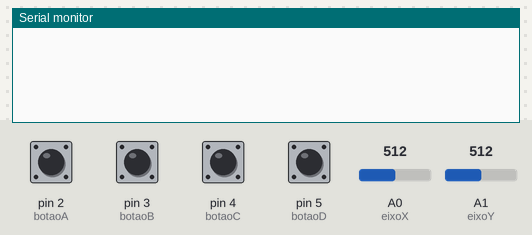
Bench run of a sketch on a simulated Arduino Uno, built with avr-gcc and run on an emulated ATmega328P. Parts: the last lines printed to the serial monitor. The inputs (shaded band) are chosen by the test bench; at power-on: pin 2 (botaoA), pin 3 (botaoB), pin 4 (botaoC), pin 5 (botaoD) HIGH, A0 (eixoX) = 512, A1 (eixoY) = 512. No radio packets arrive unless stated.

Above: at 1.2 s.
1.3 s: A0 (eixoX) set to 710
At 1.7 s:
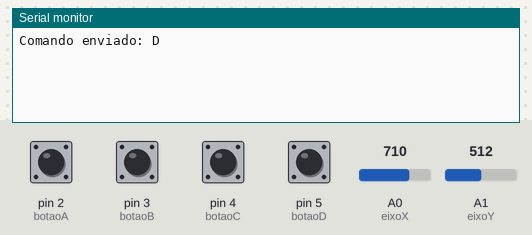
2.8 s: A1 (eixoY) set to 710
At 4.0 s:
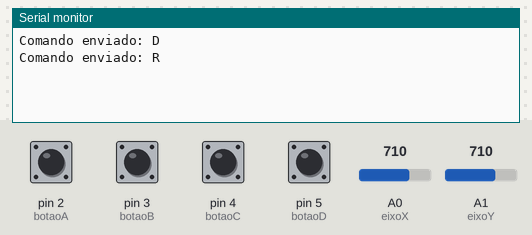
4.3 s: pin 2 (botaoA) pulled LOW for 0.15 s
At 4.43 s:
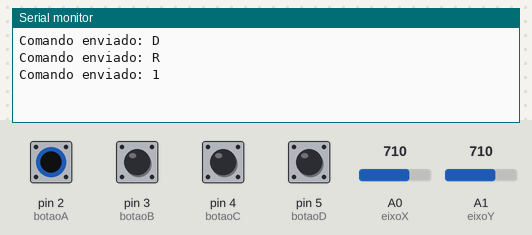
5.9 s: A1 (eixoY) set to 290
At 6.4 s:
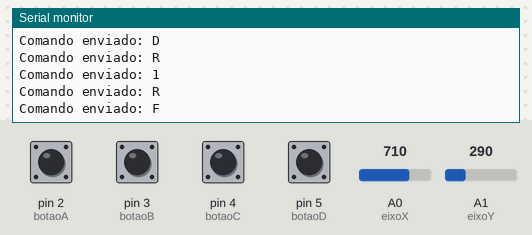
7.4 s: pin 3 (botaoB) pulled LOW for 0.15 s
At 8.2 s:
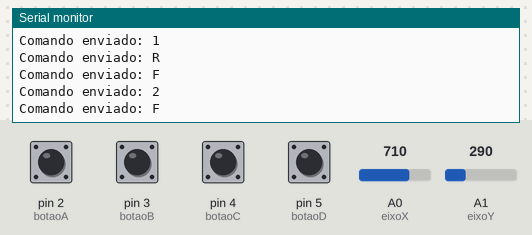
9.0 s: pin 4 (botaoC) pulled LOW for 0.15 s
At 10.6 s:
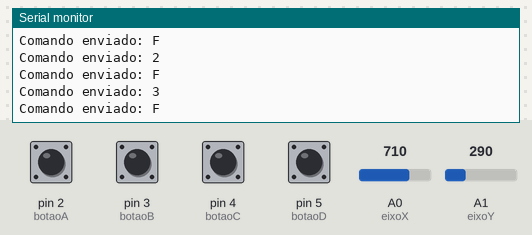

Measured:
- after the input at 1.3 s, the serial monitor: prints a new line at once (image 1)
- after the input at 2.8 s, the serial monitor: prints a new line at once (image 2)
- after the input at 4.3 s, the serial monitor: prints a new line at once (image 3)
- after the input at 5.9 s, the serial monitor: prints a new line at once (image 4)
- after the input at 7.4 s, the serial monitor: prints a new line at once (image 5)
- after the input at 9.0 s, the serial monitor: prints a new line at once (image 6)

The sketch:

transmissor.ino
```cpp
/********************************************************/
/* Aula 41  - Robô radiocontrolado - Transmissor        */
/* Joystick shield + nRF24L01                           */
/********************************************************/
#include <RF24.h>

/* Endereço de comunicação (igual ao receptor) */
const byte endereco[6] = "00006";

/* Pinos do rádio */
#define CE 9
#define CSN 10

/* Pinos do joystick e botões */
#define eixoX A0
#define eixoY A1
#define botaoA 2
#define botaoB 3
#define botaoC 4
#define botaoD 5

RF24 radio(CE, CSN);

/* Comandos */
#define CMD_PARAR 'P'
#define CMD_FRENTE 'F'
#define CMD_RE 'R'
#define CMD_DIREITA 'D'
#define CMD_ESQUERDA 'E'
#define CMD_POT1 '1'
#define CMD_POT2 '2'
#define CMD_POT3 '3'
#define CMD_POT4 '4'

char ultimoComando = CMD_PARAR;

void setup() {
  Serial.begin(9600);
  radio.begin();
  radio.openWritingPipe(endereco);
  radio.setPALevel(RF24_PA_MIN);
  radio.setChannel(108);
  radio.stopListening();

  pinMode(botaoA, INPUT_PULLUP);
  pinMode(botaoB, INPUT_PULLUP);
  pinMode(botaoC, INPUT_PULLUP);
  pinMode(botaoD, INPUT_PULLUP);
}

void loop() {
  int joyX = analogRead(eixoX);
  int joyY = analogRead(eixoY);
  char comando = CMD_PARAR;

  if (digitalRead(botaoA) == LOW)
    comando = CMD_POT1;
  else if (digitalRead(botaoB) == LOW)
    comando = CMD_POT2;
  else if (digitalRead(botaoC) == LOW)
    comando = CMD_POT3;
  else if (digitalRead(botaoD) == LOW)
    comando = CMD_POT4;
  else if (joyY > 700)
    comando = CMD_RE;        // invertido
  else if (joyY < 300)
    comando = CMD_FRENTE;    // invertido
  else if (joyX > 700)
    comando = CMD_DIREITA;
  else if (joyX < 300)
    comando = CMD_ESQUERDA;

  // Envia só se mudou
  if (comando != ultimoComando) {
    radio.write(&comando, sizeof(comando));
    Serial.print("Comando enviado: ");
    Serial.println(comando);
    ultimoComando = comando;
  }
}
```
